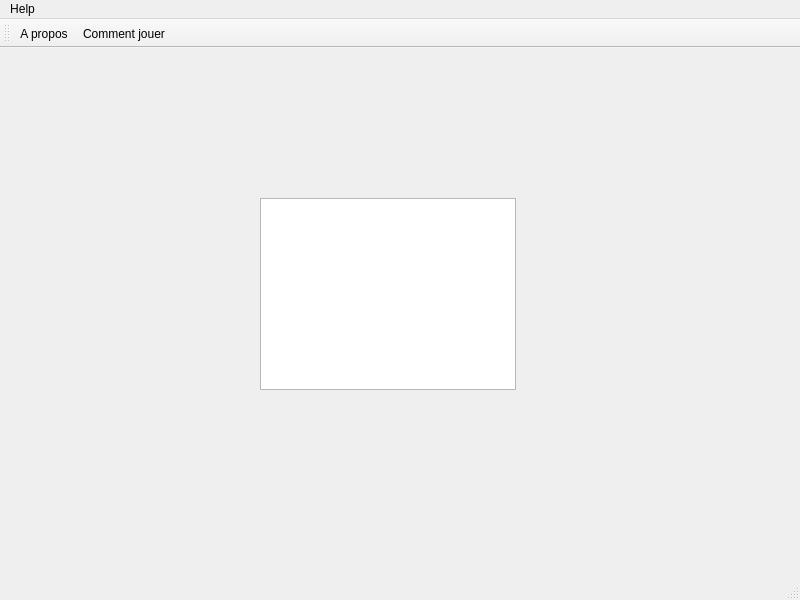
<?xml version="1.0" encoding="UTF-8"?>
<ui version="4.0">
 <class>MainWindow</class>
 <widget class="QMainWindow" name="MainWindow">
  <property name="geometry">
   <rect>
    <x>0</x>
    <y>0</y>
    <width>800</width>
    <height>600</height>
   </rect>
  </property>
  <property name="windowTitle">
   <string>Pong Game</string>
  </property>
  <widget class="QWidget" name="centralWidget">
   <widget class="QGraphicsView" name="gameView">
    <property name="geometry">
     <rect>
      <x>260</x>
      <y>150</y>
      <width>256</width>
      <height>192</height>
     </rect>
    </property>
   </widget>
  </widget>
  <widget class="QMenuBar" name="menuBar">
   <property name="geometry">
    <rect>
     <x>0</x>
     <y>0</y>
     <width>800</width>
     <height>20</height>
    </rect>
   </property>
   <widget class="QMenu" name="menuHelp">
    <property name="title">
     <string>Help</string>
    </property>
   </widget>
   <addaction name="menuHelp"/>
  </widget>
  <widget class="QToolBar" name="mainToolBar">
   <attribute name="toolBarArea">
    <enum>TopToolBarArea</enum>
   </attribute>
   <attribute name="toolBarBreak">
    <bool>false</bool>
   </attribute>
   <addaction name="actionAbout"/>
   <addaction name="actionHow_to_play"/>
  </widget>
  <widget class="QStatusBar" name="statusBar"/>
  <action name="actionAbout">
   <property name="text">
    <string>A propos</string>
   </property>
  </action>
  <action name="actionHow_to_play">
   <property name="text">
    <string>Comment jouer</string>
   </property>
  </action>
 </widget>
 <layoutdefault spacing="6" margin="11"/>
 <resources/>
 <connections/>
</ui>
